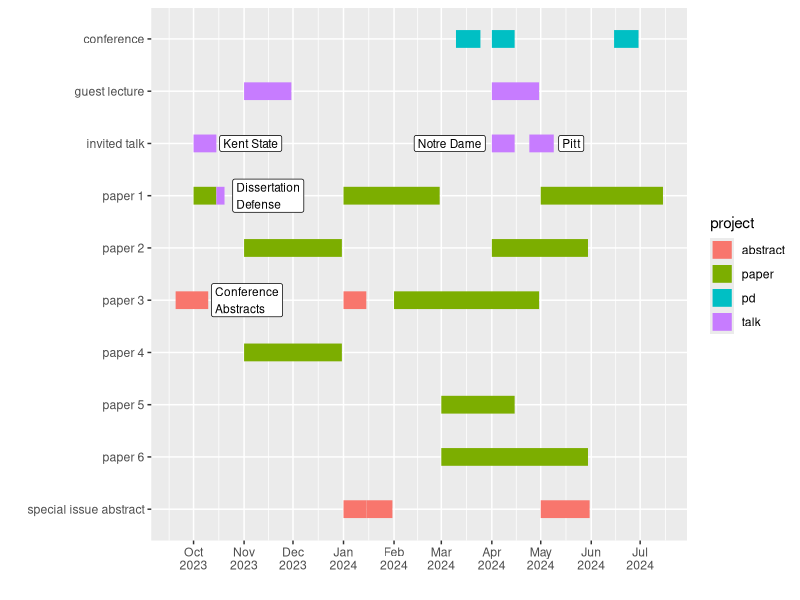

The R source for this figure:
## ---- chunk 1
#| label: 9monthproductivity
#| warning: false 
#| out-width: 100%
#| fig-cap: "Products completed since 2024, colored by project type"

library(tidyverse)

project <- c('paper','paper','paper','talk','talk','abstract','abstract','abstract','abstract','paper','paper','paper','paper','paper','paper','pd','talk','talk','talk','talk','abstract','pd','pd')

name <- c('paper 1','paper 2','paper 6','invited talk','paper 1','paper 3','paper 3','special issue abstract','special issue abstract','paper 2','paper 4','paper 1','paper 3','paper 5','paper 1','conference','guest lecture','guest lecture','invited talk','invited talk','special issue abstract','conference','conference')

begin <- c('10/1/2023','11/1/2023','3/1/2024','10/1/2023','10/15/2023','9/20/2023','1/1/2024','1/1/2024','1/15/2024','4/1/2024','11/1/2023','1/1/2024','2/1/2024','3/1/2024','5/1/2024','3/10/2024','11/1/2023','4/1/2024','4/1/2024','4/24/2024','5/1/2024','6/15/2024', '4/1/2024')

end <- c('10/15/2023','12/31/2023','5/30/2024','10/15/2023','10/20/2023','10/10/2023','1/15/2024','1/15/2024','1/31/2024','5/30/2024','12/31/2023','2/29/2024','4/30/2024','4/15/2024','7/15/2024','3/25/2024','11/30/2023','4/30/2024','4/15/2024','5/9/2024','5/31/2024','6/30/2024', '4/15/2024')

journey <- data.frame(project, name, begin, end)

journey$x <- c(1:nrow(journey))

plot <- journey %>% 
 ggplot(aes(x = as.Date(begin, format="%m/%d/%Y"), y = forcats::fct_rev(factor(name)), color = project)) +
  geom_segment(aes(xend = as.Date(end, format="%m/%d/%Y"), yend = forcats::fct_rev(factor(name)), color =  project), size = 6) +
  xlab("") + ylab("") +
  scale_x_date(date_breaks="1 month", date_labels="%b\n%Y")+
  geom_label(x=as.Date("10/25/2023", format="%m/%d/%Y"), y=7, 
            label="Dissertation\nDefense", hjust = 0, stat="unique", size=3, color="black")+
    geom_label(x=as.Date("10/12/2023", format="%m/%d/%Y"), y=5, 
            label="Conference\nAbstracts", hjust = 0, stat="unique", size=3, color="black") +
      geom_label(x=as.Date("03/28/2024", format="%m/%d/%Y"), y=8, 
            label="Notre Dame", hjust = 1, stat="unique", size=3, color="black") +
   geom_label(x=as.Date("05/12/2024", format="%m/%d/%Y"), y=8, 
            label="Pitt", hjust = 0, stat="unique", size=3, color="black", align="right")+
   geom_label(x=as.Date("10/17/2023", format="%m/%d/%Y"), y=8, 
            label="Kent State", hjust = 0, stat="unique", size=3, color="black", align="right")

ggsave("journey.png")

